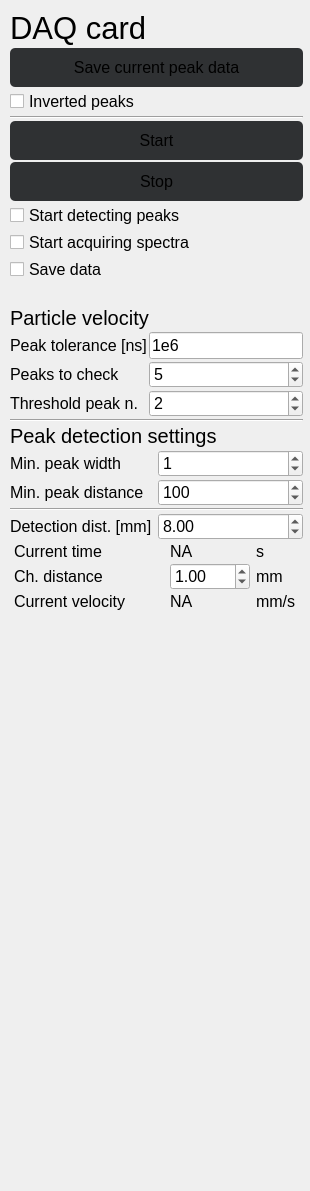
<?xml version="1.0" encoding="UTF-8"?>
<ui version="4.0">
 <class>mainWindow</class>
 <widget class="QWidget" name="mainWindow">
  <property name="geometry">
   <rect>
    <x>0</x>
    <y>0</y>
    <width>310</width>
    <height>1191</height>
   </rect>
  </property>
  <property name="sizePolicy">
   <sizepolicy hsizetype="Expanding" vsizetype="Expanding">
    <horstretch>0</horstretch>
    <verstretch>0</verstretch>
   </sizepolicy>
  </property>
  <property name="minimumSize">
   <size>
    <width>0</width>
    <height>600</height>
   </size>
  </property>
  <property name="windowTitle">
   <string>Form</string>
  </property>
  <property name="styleSheet">
   <string notr="true">#MainWindow{
	/*background-color:  #140019;*/
}
/*background-color: rgb(43, 43, 43);*/

#mainFrame{
	/*background-color: #140019;*/
	border-radius: 10px;
}
QPushButton{
	/*border: 1px solid rgb(89, 89, 89); */
	background-color: #2F3133;
	padding: 10px;
	/*background-color: #040f13;*/
	/*background-color: #2b192f;*/
	border-radius: 5px;
}

QSpinBox{
	/*background-color: #333333;*/
}
QComboBox{
	/*background-color: #333333;*/
}

QLineEdit{
	/*background-color: #2b192f;*/
}

Line{
	/*color: rgb(255, 255, 255);*/
	/*border-color: rgb(20, 12, 255);*/
	/*color: rgb(44, 255, 21);*/
}</string>
  </property>
  <widget class="QFrame" name="mainFrame">
   <property name="geometry">
    <rect>
     <x>0</x>
     <y>0</y>
     <width>313</width>
     <height>1200</height>
    </rect>
   </property>
   <property name="sizePolicy">
    <sizepolicy hsizetype="Preferred" vsizetype="Preferred">
     <horstretch>0</horstretch>
     <verstretch>0</verstretch>
    </sizepolicy>
   </property>
   <property name="minimumSize">
    <size>
     <width>0</width>
     <height>600</height>
    </size>
   </property>
   <property name="frameShape">
    <enum>QFrame::StyledPanel</enum>
   </property>
   <property name="frameShadow">
    <enum>QFrame::Raised</enum>
   </property>
   <layout class="QVBoxLayout" name="verticalLayout">
    <property name="spacing">
     <number>2</number>
    </property>
    <property name="leftMargin">
     <number>10</number>
    </property>
    <property name="topMargin">
     <number>10</number>
    </property>
    <property name="rightMargin">
     <number>10</number>
    </property>
    <property name="bottomMargin">
     <number>10</number>
    </property>
    <item>
     <widget class="QLabel" name="mainTitle">
      <property name="font">
       <font>
        <pointsize>23</pointsize>
       </font>
      </property>
      <property name="text">
       <string>DAQ card</string>
      </property>
     </widget>
    </item>
    <item>
     <widget class="QPushButton" name="saveCurrentData">
      <property name="font">
       <font>
        <pointsize>12</pointsize>
       </font>
      </property>
      <property name="text">
       <string>Save current peak data</string>
      </property>
     </widget>
    </item>
    <item>
     <widget class="QCheckBox" name="invertedBox">
      <property name="font">
       <font>
        <pointsize>12</pointsize>
       </font>
      </property>
      <property name="text">
       <string>Inverted peaks</string>
      </property>
     </widget>
    </item>
    <item>
     <widget class="Line" name="line_2">
      <property name="orientation">
       <enum>Qt::Horizontal</enum>
      </property>
     </widget>
    </item>
    <item>
     <widget class="QPushButton" name="startMonitoring">
      <property name="font">
       <font>
        <pointsize>12</pointsize>
       </font>
      </property>
      <property name="text">
       <string>Start</string>
      </property>
     </widget>
    </item>
    <item>
     <widget class="QPushButton" name="stopMonitoring">
      <property name="font">
       <font>
        <pointsize>12</pointsize>
       </font>
      </property>
      <property name="text">
       <string>Stop</string>
      </property>
     </widget>
    </item>
    <item>
     <widget class="QCheckBox" name="startDetectingPeaks">
      <property name="font">
       <font>
        <pointsize>12</pointsize>
       </font>
      </property>
      <property name="text">
       <string>Start detecting peaks</string>
      </property>
     </widget>
    </item>
    <item>
     <widget class="QCheckBox" name="daqStartAcquiring">
      <property name="font">
       <font>
        <pointsize>12</pointsize>
       </font>
      </property>
      <property name="text">
       <string>Start acquiring spectra</string>
      </property>
     </widget>
    </item>
    <item>
     <widget class="QCheckBox" name="saveDataCheckbox">
      <property name="font">
       <font>
        <pointsize>12</pointsize>
       </font>
      </property>
      <property name="text">
       <string>Save data</string>
      </property>
     </widget>
    </item>
    <item>
     <widget class="QFrame" name="daqPlotFrame">
      <property name="frameShape">
       <enum>QFrame::StyledPanel</enum>
      </property>
      <property name="frameShadow">
       <enum>QFrame::Raised</enum>
      </property>
     </widget>
    </item>
    <item>
     <widget class="QLabel" name="warningLabel">
      <property name="font">
       <font>
        <pointsize>12</pointsize>
       </font>
      </property>
      <property name="text">
       <string/>
      </property>
     </widget>
    </item>
    <item>
     <widget class="QLabel" name="label_5">
      <property name="font">
       <font>
        <pointsize>15</pointsize>
       </font>
      </property>
      <property name="text">
       <string>Particle velocity</string>
      </property>
     </widget>
    </item>
    <item>
     <layout class="QGridLayout" name="daqThresholdGrid">
      <item row="2" column="0">
       <widget class="QLabel" name="tresholdForPeakMatchingLabel">
        <property name="font">
         <font>
          <pointsize>12</pointsize>
         </font>
        </property>
        <property name="text">
         <string>Threshold peak n.</string>
        </property>
       </widget>
      </item>
      <item row="1" column="1">
       <widget class="QSpinBox" name="peakWindowValue">
        <property name="font">
         <font>
          <pointsize>12</pointsize>
         </font>
        </property>
        <property name="locale">
         <locale language="English" country="UnitedStates"/>
        </property>
        <property name="value">
         <number>5</number>
        </property>
       </widget>
      </item>
      <item row="0" column="1">
       <widget class="QLineEdit" name="daqPeakTolerance">
        <property name="font">
         <font>
          <pointsize>12</pointsize>
         </font>
        </property>
        <property name="inputMask">
         <string>0e0</string>
        </property>
        <property name="text">
         <string>1e6</string>
        </property>
       </widget>
      </item>
      <item row="0" column="0">
       <widget class="QLabel" name="daqToleranceLabel">
        <property name="font">
         <font>
          <pointsize>12</pointsize>
         </font>
        </property>
        <property name="text">
         <string>Peak tolerance [ns]</string>
        </property>
       </widget>
      </item>
      <item row="2" column="1">
       <widget class="QSpinBox" name="tresholdForPeakMatchingValue">
        <property name="font">
         <font>
          <pointsize>12</pointsize>
         </font>
        </property>
        <property name="value">
         <number>2</number>
        </property>
       </widget>
      </item>
      <item row="1" column="0">
       <widget class="QLabel" name="peakWindowLabel">
        <property name="font">
         <font>
          <pointsize>12</pointsize>
         </font>
        </property>
        <property name="text">
         <string>Peaks to check</string>
        </property>
       </widget>
      </item>
     </layout>
    </item>
    <item>
     <widget class="Line" name="line_3">
      <property name="orientation">
       <enum>Qt::Horizontal</enum>
      </property>
     </widget>
    </item>
    <item>
     <widget class="QLabel" name="label">
      <property name="font">
       <font>
        <pointsize>15</pointsize>
       </font>
      </property>
      <property name="text">
       <string>Peak detection settings</string>
      </property>
     </widget>
    </item>
    <item>
     <layout class="QGridLayout" name="gridLayout_2">
      <item row="0" column="0">
       <widget class="QLabel" name="peakWidthLabel">
        <property name="font">
         <font>
          <pointsize>12</pointsize>
         </font>
        </property>
        <property name="text">
         <string>Min. peak width</string>
        </property>
       </widget>
      </item>
      <item row="1" column="0">
       <widget class="QLabel" name="peakDistanceLabel">
        <property name="font">
         <font>
          <pointsize>12</pointsize>
         </font>
        </property>
        <property name="text">
         <string>Min. peak distance</string>
        </property>
       </widget>
      </item>
      <item row="0" column="1">
       <widget class="QSpinBox" name="peakWidthValue">
        <property name="font">
         <font>
          <pointsize>12</pointsize>
         </font>
        </property>
        <property name="value">
         <number>1</number>
        </property>
       </widget>
      </item>
      <item row="1" column="1">
       <widget class="QSpinBox" name="peakDistanceValue">
        <property name="font">
         <font>
          <pointsize>12</pointsize>
         </font>
        </property>
        <property name="minimum">
         <number>0</number>
        </property>
        <property name="maximum">
         <number>10000</number>
        </property>
        <property name="value">
         <number>100</number>
        </property>
       </widget>
      </item>
     </layout>
    </item>
    <item>
     <widget class="Line" name="line">
      <property name="orientation">
       <enum>Qt::Horizontal</enum>
      </property>
     </widget>
    </item>
    <item>
     <layout class="QGridLayout" name="detectionFieldDistGrid">
      <item row="0" column="0">
       <widget class="QLabel" name="detectionFieldDistLabel">
        <property name="font">
         <font>
          <pointsize>12</pointsize>
         </font>
        </property>
        <property name="text">
         <string>Detection dist. [mm]</string>
        </property>
       </widget>
      </item>
      <item row="0" column="1">
       <widget class="QDoubleSpinBox" name="detectionFieldDistValue">
        <property name="font">
         <font>
          <pointsize>12</pointsize>
         </font>
        </property>
        <property name="value">
         <double>8.000000000000000</double>
        </property>
       </widget>
      </item>
     </layout>
    </item>
    <item>
     <layout class="QGridLayout" name="calculatedVelocity">
      <item row="1" column="0">
       <widget class="QLabel" name="channelDistanceLabel">
        <property name="font">
         <font>
          <pointsize>12</pointsize>
         </font>
        </property>
        <property name="text">
         <string>Ch. distance</string>
        </property>
       </widget>
      </item>
      <item row="2" column="0">
       <widget class="QLabel" name="currentVelocityLabel">
        <property name="maximumSize">
         <size>
          <width>150</width>
          <height>16777215</height>
         </size>
        </property>
        <property name="font">
         <font>
          <pointsize>12</pointsize>
         </font>
        </property>
        <property name="text">
         <string>Current velocity</string>
        </property>
       </widget>
      </item>
      <item row="1" column="2">
       <widget class="QLabel" name="distanceUnitValue">
        <property name="maximumSize">
         <size>
          <width>40</width>
          <height>16777215</height>
         </size>
        </property>
        <property name="font">
         <font>
          <pointsize>12</pointsize>
         </font>
        </property>
        <property name="text">
         <string>mm</string>
        </property>
       </widget>
      </item>
      <item row="0" column="2">
       <widget class="QLabel" name="timeUnitLabel">
        <property name="font">
         <font>
          <pointsize>12</pointsize>
         </font>
        </property>
        <property name="text">
         <string>s</string>
        </property>
       </widget>
      </item>
      <item row="2" column="1">
       <widget class="QLabel" name="currentVelocityValue">
        <property name="font">
         <font>
          <pointsize>12</pointsize>
         </font>
        </property>
        <property name="text">
         <string>NA</string>
        </property>
       </widget>
      </item>
      <item row="1" column="1">
       <widget class="QDoubleSpinBox" name="channelDistanceSpinBox">
        <property name="maximumSize">
         <size>
          <width>80</width>
          <height>16777215</height>
         </size>
        </property>
        <property name="font">
         <font>
          <pointsize>12</pointsize>
         </font>
        </property>
        <property name="value">
         <double>1.000000000000000</double>
        </property>
       </widget>
      </item>
      <item row="0" column="0">
       <widget class="QLabel" name="currentTimeLabel">
        <property name="font">
         <font>
          <pointsize>12</pointsize>
         </font>
        </property>
        <property name="text">
         <string>Current time</string>
        </property>
       </widget>
      </item>
      <item row="2" column="2">
       <widget class="QLabel" name="currentVelocityUnit">
        <property name="font">
         <font>
          <pointsize>12</pointsize>
         </font>
        </property>
        <property name="text">
         <string>mm/s</string>
        </property>
       </widget>
      </item>
      <item row="0" column="1">
       <widget class="QLabel" name="currentTimeValue">
        <property name="font">
         <font>
          <pointsize>12</pointsize>
         </font>
        </property>
        <property name="text">
         <string>NA</string>
        </property>
       </widget>
      </item>
     </layout>
    </item>
    <item>
     <widget class="QWidget" name="plotWidget" native="true">
      <property name="minimumSize">
       <size>
        <width>0</width>
        <height>70</height>
       </size>
      </property>
     </widget>
    </item>
    <item>
     <spacer name="verticalSpacer">
      <property name="orientation">
       <enum>Qt::Vertical</enum>
      </property>
      <property name="sizeHint" stdset="0">
       <size>
        <width>20</width>
        <height>40</height>
       </size>
      </property>
     </spacer>
    </item>
   </layout>
  </widget>
 </widget>
 <resources/>
 <connections/>
</ui>
